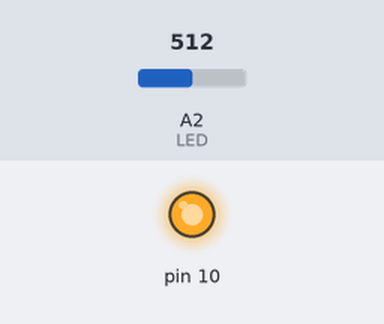
Simulated run of this sketch. Board: Arduino Uno, built with avr-gcc and run on an emulated ATmega328P. On the bench: output pins drawn as LEDs (lit = HIGH). Inputs (shaded band) come from the test bench; at power-on: A2 (LED) = 512. What the sketch prints to the serial monitor is not drawn.

Above: at 1.2 s.
1.3 s: A2 (LED) set to 309
2.8 s: A2 (LED) set to 289
At 3.7 s:
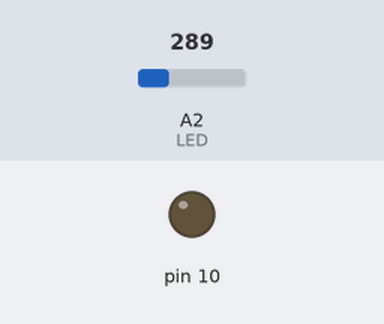
4.3 s: A2 (LED) set to 306
At 4.9 s:
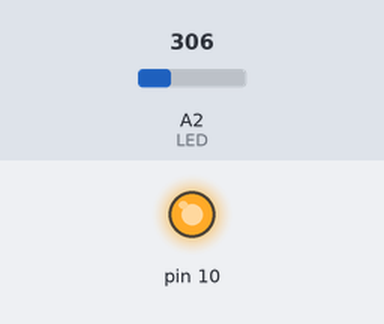
5.8 s: A2 (LED) set to 290
At 7.2 s:
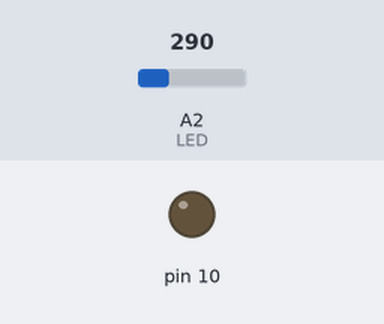
Timing chart, 0 to 8.3 s (numbered marks = the images above; inputs shaded):
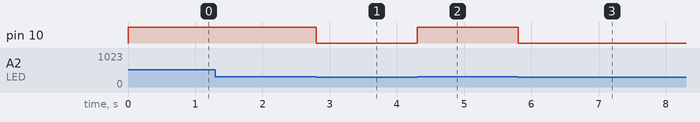

Measured:
- the behaviour switches between 301 and 300 on A2 (LED) (found by bisection; images 0 and 1)
- after the input at 1.3 s, every drawn part: stays the same
- after the input at 2.8 s, pin 10: HIGH → LOW at once
- after the input at 4.3 s, pin 10: LOW → HIGH at once
- after the input at 5.8 s, pin 10: HIGH → LOW at once

The sketch:

sketch_jul07b.ino
```cpp
//HOME SECURITY Detect the human presents in the room and
//  display the details in serial monitor using function ?

void LED();
void LED()
{
  int b;
  b=analogRead(A2);
  Serial.print(b);
  if(b>300)
   {
    digitalWrite(10,HIGH);
    }
   else
   {
    digitalWrite(10,LOW);
    }
}
void setup()
{
pinMode(10,OUTPUT);
pinMode(A2,INPUT);
Serial.begin(9600);
}

void loop()
{

              LED();

}
```
